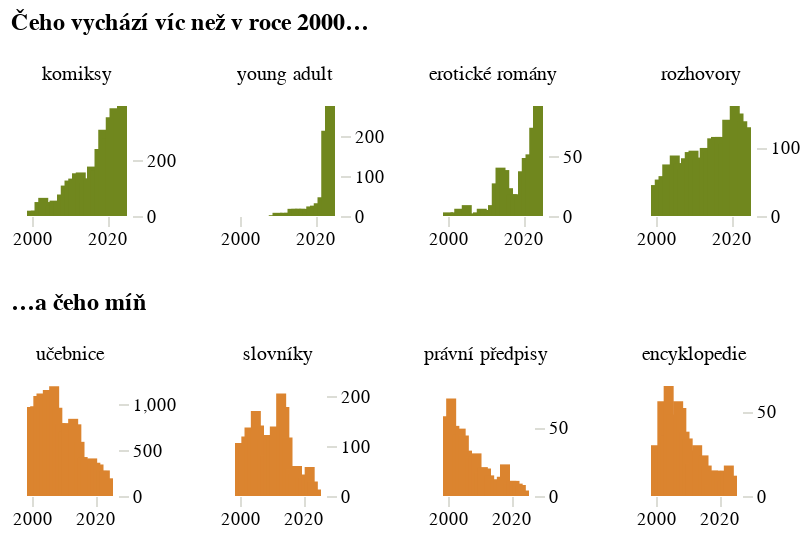

Notebook cell for this chart:
### Code cell
top_graf = alt.Chart(
    alt_friendly(top_data),title="Čeho vychází víc než v roce 2000…", width=55, height=55
).mark_bar(color='#70871E').encode(
    alt.X("rok:T", title=None, axis=alt.Axis(tickCount=1)),
    alt.Y("pocet", title=None, axis=alt.Axis(orient='right', domainOpacity=0, tickColor='#DCDDD6'), scale=alt.Scale(domainMin=0), ),
    alt.Column("zanr", title=None, sort=top,
           header=alt.Header(labelFont='Asap'))
).resolve_axis(y="independent",x="independent").resolve_scale(y="independent")

flop_graf = alt.Chart(
    alt_friendly(flop_data),title="…a čeho míň", width=48, height=55
).mark_bar(color='#DB842F').encode(
    alt.X("rok:T", title=None, axis=alt.Axis(tickCount=1)),
    alt.Y("pocet", title=None, axis=alt.Axis(orient='right', domainOpacity=0, tickColor='#DCDDD6')),
    alt.Column("zanr", title=None,
           header=alt.Header(labelFont='Asap'), sort=flop)
).resolve_axis(y="independent",x="independent").resolve_scale(y="independent")

rozdily_21_stoleti = alt.vconcat(top_graf, flop_graf).configure_view(stroke='transparent').configure_axis(grid=False, domain=False)
rozdily_21_stoleti

### Figure 1 — Vega-Lite specification as saved in the notebook (floating-point values rounded to 4 significant figures)
{"config": {"title": {"font": "Noticia Text", "fontSize": 12, "anchor": "start", "lineHeight": 19, "fontWeight": "bolder", "subtitleFont": "Noticia Text", "subtitleFontSize": 10, "subtitleLineHeight": 15, "subtitlePadding": 10, "dy": -10}, "axis": {"labelFont": "Asap", "titleFont": "Asap", "fontWeight": "lighter", "titleFontWeight": "lighter", "labelFontSize": 9, "titleFontSize": 9, "labelPadding": 2, "titlePadding": 9, "domainOpacity": 0, "tickColor": "#DCDDD6", "domain": false, "grid": false}, "legend": {"labelFont": "Asap", "labelFontWeight": "normal", "titleFont": "Asap", "titleFontWeight": "normal", "labelFontSize": 9, "titleFontSize": 9}, "view": {"stroke": "transparent"}}, "vconcat": [{"data": {"name": "data-7a8348336fa4e022ab41499ccd9f8475"}, "mark": {"type": "bar", "color": "#70871E"}, "encoding": {"column": {"field": "zanr", "header": {"labelFont": "Asap"}, "sort": ["komiksy", "young adult", "erotické romány", "rozhovory"], "title": null, "type": "nominal"}, "x": {"axis": {"tickCount": 1}, "field": "rok", "title": null, "type": "temporal"}, "y": {"axis": {"domainOpacity": 0, "orient": "right", "tickColor": "#DCDDD6"}, "field": "pocet", "scale": {"domainMin": 0}, "title": null, "type": "quantitative"}}, "height": 55, "resolve": {"axis": {"x": "independent", "y": "independent"}, "scale": {"y": "independent"}}, "title": "Čeho vychází víc než v roce 2000…", "width": 55}, {"data": {"name": "data-de27cd140f80687b7c6e950256445ee1"}, "mark": {"type": "bar", "color": "#DB842F"}, "encoding": {"column": {"field": "zanr", "header": {"labelFont": "Asap"}, "sort": ["učebnice", "slovníky", "právní předpisy", "encyklopedie"], "title": null, "type": "nominal"}, "x": {"axis": {"tickCount": 1}, "field": "rok", "title": null, "type": "temporal"}, "y": {"axis": {"domainOpacity": 0, "orient": "right", "tickColor": "#DCDDD6"}, "field": "pocet", "title": null, "type": "quantitative"}}, "height": 55, "resolve": {"axis": {"x": "independent", "y": "independent"}, "scale": {"y": "independent"}}, "title": "…a čeho míň", "width": 48}], "$schema": "https://vega.github.io/schema/vega-lite/v5.8.0.json", "datasets": {"data-7a8348336fa4e022ab41499ccd9f8475": [{"pocet": 19.0, "rok": "2000-01-01T00:00:00", "len_right": 7629, "podil": 0.00249, "zanr": "komiksy"}, {"pocet": 19.0, "rok": "2001-01-01T00:00:00", "len_right": 7757, "podil": 0.002449, "zanr": "komiksy"}, {"pocet": 50.0, "rok": "2002-01-01T00:00:00", "len_right": 7776, "podil": 0.00643, "zanr": "komiksy"}, {"pocet": 65.0, "rok": "2003-01-01T00:00:00", "len_right": 8038, "podil": 0.008087, "zanr": "komiksy"}, {"pocet": 50.0, "rok": "2004-01-01T00:00:00", "len_right": 8477, "podil": 0.005898, "zanr": "komiksy"}, {"pocet": 39.0, "rok": "2005-01-01T00:00:00", "len_right": 8791, "podil": 0.004436, "zanr": "komiksy"}, {"pocet": 55.0, "rok": "2006-01-01T00:00:00", "len_right": 9212, "podil": 0.00597, "zanr": "komiksy"}, {"pocet": 53.0, "rok": "2007-01-01T00:00:00", "len_right": 9446, "podil": 0.005611, "zanr": "komiksy"}, {"pocet": 77.0, "rok": "2008-01-01T00:00:00", "len_right": 9643, "podil": 0.007985, "zanr": "komiksy"}, {"pocet": 109.0, "rok": "2009-01-01T00:00:00", "len_right": 9230, "podil": 0.01181, "zanr": "komiksy"}, {"pocet": 127.0, "rok": "2010-01-01T00:00:00", "len_right": 9538, "podil": 0.01332, "zanr": "komiksy"}, {"pocet": 134.0, "rok": "2011-01-01T00:00:00", "len_right": 9652, "podil": 0.01388, "zanr": "komiksy"}, {"pocet": 153.0, "rok": "2012-01-01T00:00:00", "len_right": 9345, "podil": 0.01637, "zanr": "komiksy"}, {"pocet": 156.0, "rok": "2013-01-01T00:00:00", "len_right": 9541, "podil": 0.01635, "zanr": "komiksy"}, {"pocet": 121.0, "rok": "2014-01-01T00:00:00", "len_right": 9587, "podil": 0.01262, "zanr": "komiksy"}, {"pocet": 135.0, "rok": "2015-01-01T00:00:00", "len_right": 9866, "podil": 0.01368, "zanr": "komiksy"}, {"pocet": 177.0, "rok": "2016-01-01T00:00:00", "len_right": 9386, "podil": 0.01886, "zanr": "komiksy"}, {"pocet": 164.0, "rok": "2017-01-01T00:00:00", "len_right": 9388, "podil": 0.01747, "zanr": "komiksy"}, {"pocet": 240.0, "rok": "2018-01-01T00:00:00", "len_right": 9637, "podil": 0.0249, "zanr": "komiksy"}, {"pocet": 309.0, "rok": "2019-01-01T00:00:00", "len_right": 9326, "podil": 0.03313, "zanr": "komiksy"}, {"pocet": 279.0, "rok": "2020-01-01T00:00:00", "len_right": 8845, "podil": 0.03154, "zanr": "komiksy"}, {"pocet": 354.0, "rok": "2021-01-01T00:00:00", "len_right": 8856, "podil": 0.03997, "zanr": "komiksy"}, {"pocet": 386.0, "rok": "2022-01-01T00:00:00", "len_right": 8682, "podil": 0.04446, "zanr": "komiksy"}, {"pocet": 371.0, "rok": "2023-01-01T00:00:00", "len_right": 8054, "podil": 0.04606, "zanr": "komiksy"}, {"pocet": 394.0, "rok": "2024-01-01T00:00:00", "len_right": 7306, "podil": 0.05393, "zanr": "komiksy"}, {"pocet": null, "rok": "2000-01-01T00:00:00", "len_right": 7629, "podil": null, "zanr": "young adult"}, {"pocet": null, "rok": "2001-01-01T00:00:00", "len_right": 7757, "podil": null, "zanr": "young adult"}, {"pocet": null, "rok": "2002-01-01T00:00:00", "len_right": 7776, "podil": null, "zanr": "young adult"}, {"pocet": null, "rok": "2003-01-01T00:00:00", "len_right": 8038, "podil": null, "zanr": "young adult"}, {"pocet": null, "rok": "2004-01-01T00:00:00", "len_right": 8477, "podil": null, "zanr": "young adult"}, {"pocet": null, "rok": "2005-01-01T00:00:00", "len_right": 8791, "podil": null, "zanr": "young adult"}, {"pocet": null, "rok": "2006-01-01T00:00:00", "len_right": 9212, "podil": null, "zanr": "young adult"}, {"pocet": null, "rok": "2007-01-01T00:00:00", "len_right": 9446, "podil": null, "zanr": "young adult"}, {"pocet": null, "rok": "2008-01-01T00:00:00", "len_right": 9643, "podil": null, "zanr": "young adult"}, {"pocet": 2.0, "rok": "2009-01-01T00:00:00", "len_right": 9230, "podil": 0.0002167, "zanr": "young adult"}, {"pocet": 8.0, "rok": "2010-01-01T00:00:00", "len_right": 9538, "podil": 0.0008388, "zanr": "young adult"}, {"pocet": 4.0, "rok": "2011-01-01T00:00:00", "len_right": 9652, "podil": 0.0004144, "zanr": "young adult"}, {"pocet": 8.0, "rok": "2012-01-01T00:00:00", "len_right": 9345, "podil": 0.0008561, "zanr": "young adult"}, {"pocet": 8.0, "rok": "2013-01-01T00:00:00", "len_right": 9541, "podil": 0.0008385, "zanr": "young adult"}, {"pocet": 18.0, "rok": "2014-01-01T00:00:00", "len_right": 9587, "podil": 0.001878, "zanr": "young adult"}, {"pocet": 18.0, "rok": "2015-01-01T00:00:00", "len_right": 9866, "podil": 0.001824, "zanr": "young adult"}, {"pocet": 18.0, "rok": "2016-01-01T00:00:00", "len_right": 9386, "podil": 0.001918, "zanr": "young adult"}, {"pocet": 18.0, "rok": "2017-01-01T00:00:00", "len_right": 9388, "podil": 0.001917, "zanr": "young adult"}, {"pocet": 16.0, "rok": "2018-01-01T00:00:00", "len_right": 9637, "podil": 0.00166, "zanr": "young adult"}, {"pocet": 24.0, "rok": "2019-01-01T00:00:00", "len_right": 9326, "podil": 0.002573, "zanr": "young adult"}, {"pocet": 26.0, "rok": "2020-01-01T00:00:00", "len_right": 8845, "podil": 0.00294, "zanr": "young adult"}, {"pocet": 32.0, "rok": "2021-01-01T00:00:00", "len_right": 8856, "podil": 0.003613, "zanr": "young adult"}, {"pocet": 47.0, "rok": "2022-01-01T00:00:00", "len_right": 8682, "podil": 0.005413, "zanr": "young adult"}, {"pocet": 214.0, "rok": "2023-01-01T00:00:00", "len_right": 8054, "podil": 0.02657, "zanr": "young adult"}, {"pocet": 276.0, "rok": "2024-01-01T00:00:00", "len_right": 7306, "podil": 0.03778, "zanr": "young adult"}, {"pocet": 3.0, "rok": "2000-01-01T00:00:00", "len_right": 7629, "podil": 0.0003932, "zanr": "erotické romány"}, {"pocet": 1.0, "rok": "2001-01-01T00:00:00", "len_right": 7757, "podil": 0.0001289, "zanr": "erotické romány"}, {"pocet": 3.0, "rok": "2002-01-01T00:00:00", "len_right": 7776, "podil": 0.0003858, "zanr": "erotické romány"}, {"pocet": 6.0, "rok": "2003-01-01T00:00:00", "len_right": 8038, "podil": 0.0007465, "zanr": "erotické romány"}, {"pocet": 5.0, "rok": "2004-01-01T00:00:00", "len_right": 8477, "podil": 0.0005898, "zanr": "erotické romány"}, {"pocet": 9.0, "rok": "2005-01-01T00:00:00", "len_right": 8791, "podil": 0.001024, "zanr": "erotické romány"}, {"pocet": 2.0, "rok": "2006-01-01T00:00:00", "len_right": 9212, "podil": 0.0002171, "zanr": "erotické romány"}, {"pocet": 2.0, "rok": "2007-01-01T00:00:00", "len_right": 9446, "podil": 0.0002117, "zanr": "erotické romány"}, {"pocet": 3.0, "rok": "2008-01-01T00:00:00", "len_right": 9643, "podil": 0.0003111, "zanr": "erotické romány"}, {"pocet": 6.0, "rok": "2009-01-01T00:00:00", "len_right": 9230, "podil": 0.0006501, "zanr": "erotické romány"}, {"pocet": 5.0, "rok": "2010-01-01T00:00:00", "len_right": 9538, "podil": 0.0005242, "zanr": "erotické romány"}, {"pocet": 2.0, "rok": "2011-01-01T00:00:00", "len_right": 9652, "podil": 0.0002072, "zanr": "erotické romány"}, {"pocet": 9.0, "rok": "2012-01-01T00:00:00", "len_right": 9345, "podil": 0.0009631, "zanr": "erotické romány"}, {"pocet": 27.0, "rok": "2013-01-01T00:00:00", "len_right": 9541, "podil": 0.00283, "zanr": "erotické romány"}, {"pocet": 40.0, "rok": "2014-01-01T00:00:00", "len_right": 9587, "podil": 0.004172, "zanr": "erotické romány"}, {"pocet": 38.0, "rok": "2015-01-01T00:00:00", "len_right": 9866, "podil": 0.003852, "zanr": "erotické romány"}, {"pocet": 23.0, "rok": "2016-01-01T00:00:00", "len_right": 9386, "podil": 0.00245, "zanr": "erotické romány"}, {"pocet": 18.0, "rok": "2017-01-01T00:00:00", "len_right": 9388, "podil": 0.001917, "zanr": "erotické romány"}, {"pocet": 18.0, "rok": "2018-01-01T00:00:00", "len_right": 9637, "podil": 0.001868, "zanr": "erotické romány"}, {"pocet": 16.0, "rok": "2019-01-01T00:00:00", "len_right": 9326, "podil": 0.001716, "zanr": "erotické romány"}, {"pocet": 37.0, "rok": "2020-01-01T00:00:00", "len_right": 8845, "podil": 0.004183, "zanr": "erotické romány"}, {"pocet": 48.0, "rok": "2021-01-01T00:00:00", "len_right": 8856, "podil": 0.00542, "zanr": "erotické romány"}, {"pocet": 51.0, "rok": "2022-01-01T00:00:00", "len_right": 8682, "podil": 0.005874, "zanr": "erotické romány"}, {"pocet": 73.0, "rok": "2023-01-01T00:00:00", "len_right": 8054, "podil": 0.009064, "zanr": "erotické romány"}, {"pocet": 91.0, "rok": "2024-01-01T00:00:00", "len_right": 7306, "podil": 0.01246, "zanr": "erotické romány"}, {"pocet": 45.0, "rok": "2000-01-01T00:00:00", "len_right": 7629, "podil": 0.005899, "zanr": "rozhovory"}, {"pocet": 53.0, "rok": "2001-01-01T00:00:00", "len_right": 7757, "podil": 0.006833, "zanr": "rozhovory"}, {"pocet": 58.0, "rok": "2002-01-01T00:00:00", "len_right": 7776, "podil": 0.007459, "zanr": "rozhovory"}, {"pocet": 75.0, "rok": "2003-01-01T00:00:00", "len_right": 8038, "podil": 0.009331, "zanr": "rozhovory"}, {"pocet": 62.0, "rok": "2004-01-01T00:00:00", "len_right": 8477, "podil": 0.007314, "zanr": "rozhovory"}, {"pocet": 88.0, "rok": "2005-01-01T00:00:00", "len_right": 8791, "podil": 0.01001, "zanr": "rozhovory"}, {"pocet": 77.0, "rok": "2006-01-01T00:00:00", "len_right": 9212, "podil": 0.008359, "zanr": "rozhovory"}, {"pocet": 68.0, "rok": "2007-01-01T00:00:00", "len_right": 9446, "podil": 0.007199, "zanr": "rozhovory"}, {"pocet": 84.0, "rok": "2008-01-01T00:00:00", "len_right": 9643, "podil": 0.008711, "zanr": "rozhovory"}, {"pocet": 93.0, "rok": "2009-01-01T00:00:00", "len_right": 9230, "podil": 0.01008, "zanr": "rozhovory"}, {"pocet": 95.0, "rok": "2010-01-01T00:00:00", "len_right": 9538, "podil": 0.00996, "zanr": "rozhovory"}, {"pocet": 84.0, "rok": "2011-01-01T00:00:00", "len_right": 9652, "podil": 0.008703, "zanr": "rozhovory"}, {"pocet": 85.0, "rok": "2012-01-01T00:00:00", "len_right": 9345, "podil": 0.009096, "zanr": "rozhovory"}, {"pocet": 99.0, "rok": "2013-01-01T00:00:00", "len_right": 9541, "podil": 0.01038, "zanr": "rozhovory"}, {"pocet": 94.0, "rok": "2014-01-01T00:00:00", "len_right": 9587, "podil": 0.009805, "zanr": "rozhovory"}, {"pocet": 113.0, "rok": "2015-01-01T00:00:00", "len_right": 9866, "podil": 0.01145, "zanr": "rozhovory"}, {"pocet": 115.0, "rok": "2016-01-01T00:00:00", "len_right": 9386, "podil": 0.01225, "zanr": "rozhovory"}, {"pocet": 115.0, "rok": "2017-01-01T00:00:00", "len_right": 9388, "podil": 0.01225, "zanr": "rozhovory"}, {"pocet": 105.0, "rok": "2018-01-01T00:00:00", "len_right": 9637, "podil": 0.0109, "zanr": "rozhovory"}, {"pocet": 140.0, "rok": "2019-01-01T00:00:00", "len_right": 9326, "podil": 0.01501, "zanr": "rozhovory"}, {"pocet": 126.0, "rok": "2020-01-01T00:00:00", "len_right": 8845, "podil": 0.01425, "zanr": "rozhovory"}, {"pocet": 160.0, "rok": "2021-01-01T00:00:00", "len_right": 8856, "podil": 0.01807, "zanr": "rozhovory"}, {"pocet": 149.0, "rok": "2022-01-01T00:00:00", "len_right": 8682, "podil": 0.01716, "zanr": "rozhovory"}, {"pocet": 138.0, "rok": "2023-01-01T00:00:00", "len_right": 8054, "podil": 0.01713, "zanr": "rozhovory"}, {"pocet": 129.0, "rok": "2024-01-01T00:00:00", "len_right": 7306, "podil": 0.01766, "zanr": "rozhovory"}], "data-de27cd140f80687b7c6e950256445ee1": [{"pocet": 971, "rok": "2000-01-01T00:00:00", "len_right": 7629, "podil": 0.1273, "zanr": "učebnice"}, {"pocet": 979, "rok": "2001-01-01T00:00:00", "len_right": 7757, "podil": 0.1262, "zanr": "učebnice"}, {"pocet": 1090, "rok": "2002-01-01T00:00:00", "len_right": 7776, "podil": 0.1402, "zanr": "učebnice"}, {"pocet": 1119, "rok": "2003-01-01T00:00:00", "len_right": 8038, "podil": 0.1392, "zanr": "učebnice"}, {"pocet": 1065, "rok": "2004-01-01T00:00:00", "len_right": 8477, "podil": 0.1256, "zanr": "učebnice"}, {"pocet": 1157, "rok": "2005-01-01T00:00:00", "len_right": 8791, "podil": 0.1316, "zanr": "učebnice"}, {"pocet": 1059, "rok": "2006-01-01T00:00:00", "len_right": 9212, "podil": 0.115, "zanr": "učebnice"}, {"pocet": 1198, "rok": "2007-01-01T00:00:00", "len_right": 9446, "podil": 0.1268, "zanr": "učebnice"}, {"pocet": 964, "rok": "2008-01-01T00:00:00", "len_right": 9643, "podil": 0.09997, "zanr": "učebnice"}, {"pocet": 793, "rok": "2009-01-01T00:00:00", "len_right": 9230, "podil": 0.08592, "zanr": "učebnice"}, {"pocet": 708, "rok": "2010-01-01T00:00:00", "len_right": 9538, "podil": 0.07423, "zanr": "učebnice"}, {"pocet": 795, "rok": "2011-01-01T00:00:00", "len_right": 9652, "podil": 0.08237, "zanr": "učebnice"}, {"pocet": 679, "rok": "2012-01-01T00:00:00", "len_right": 9345, "podil": 0.07266, "zanr": "učebnice"}, {"pocet": 842, "rok": "2013-01-01T00:00:00", "len_right": 9541, "podil": 0.08825, "zanr": "učebnice"}, {"pocet": 782, "rok": "2014-01-01T00:00:00", "len_right": 9587, "podil": 0.08157, "zanr": "učebnice"}, {"pocet": 591, "rok": "2015-01-01T00:00:00", "len_right": 9866, "podil": 0.0599, "zanr": "učebnice"}, {"pocet": 425, "rok": "2016-01-01T00:00:00", "len_right": 9386, "podil": 0.04528, "zanr": "učebnice"}, {"pocet": 399, "rok": "2017-01-01T00:00:00", "len_right": 9388, "podil": 0.0425, "zanr": "učebnice"}, {"pocet": 372, "rok": "2018-01-01T00:00:00", "len_right": 9637, "podil": 0.0386, "zanr": "učebnice"}, {"pocet": 410, "rok": "2019-01-01T00:00:00", "len_right": 9326, "podil": 0.04396, "zanr": "učebnice"}, {"pocet": 363, "rok": "2020-01-01T00:00:00", "len_right": 8845, "podil": 0.04104, "zanr": "učebnice"}, {"pocet": 344, "rok": "2021-01-01T00:00:00", "len_right": 8856, "podil": 0.03884, "zanr": "učebnice"}, {"pocet": 274, "rok": "2022-01-01T00:00:00", "len_right": 8682, "podil": 0.03156, "zanr": "učebnice"}, {"pocet": 279, "rok": "2023-01-01T00:00:00", "len_right": 8054, "podil": 0.03464, "zanr": "učebnice"}, {"pocet": 193, "rok": "2024-01-01T00:00:00", "len_right": 7306, "podil": 0.02642, "zanr": "učebnice"}, {"pocet": 106, "rok": "2000-01-01T00:00:00", "len_right": 7629, "podil": 0.01389, "zanr": "slovníky"}, {"pocet": 93, "rok": "2001-01-01T00:00:00", "len_right": 7757, "podil": 0.01199, "zanr": "slovníky"}, {"pocet": 119, "rok": "2002-01-01T00:00:00", "len_right": 7776, "podil": 0.0153, "zanr": "slovníky"}, {"pocet": 137, "rok": "2003-01-01T00:00:00", "len_right": 8038, "podil": 0.01704, "zanr": "slovníky"}, {"pocet": 124, "rok": "2004-01-01T00:00:00", "len_right": 8477, "podil": 0.01463, "zanr": "slovníky"}, {"pocet": 170, "rok": "2005-01-01T00:00:00", "len_right": 8791, "podil": 0.01934, "zanr": "slovníky"}, {"pocet": 141, "rok": "2006-01-01T00:00:00", "len_right": 9212, "podil": 0.01531, "zanr": "slovníky"}, {"pocet": 114, "rok": "2007-01-01T00:00:00", "len_right": 9446, "podil": 0.01207, "zanr": "slovníky"}, {"pocet": 81, "rok": "2008-01-01T00:00:00", "len_right": 9643, "podil": 0.0084, "zanr": "slovníky"}, {"pocet": 122, "rok": "2009-01-01T00:00:00", "len_right": 9230, "podil": 0.01322, "zanr": "slovníky"}, {"pocet": 121, "rok": "2010-01-01T00:00:00", "len_right": 9538, "podil": 0.01269, "zanr": "slovníky"}, {"pocet": 139, "rok": "2011-01-01T00:00:00", "len_right": 9652, "podil": 0.0144, "zanr": "slovníky"}, {"pocet": 102, "rok": "2012-01-01T00:00:00", "len_right": 9345, "podil": 0.01091, "zanr": "slovníky"}, {"pocet": 205, "rok": "2013-01-01T00:00:00", "len_right": 9541, "podil": 0.02149, "zanr": "slovníky"}, {"pocet": 178, "rok": "2014-01-01T00:00:00", "len_right": 9587, "podil": 0.01857, "zanr": "slovníky"}, {"pocet": 117, "rok": "2015-01-01T00:00:00", "len_right": 9866, "podil": 0.01186, "zanr": "slovníky"}, {"pocet": 53, "rok": "2016-01-01T00:00:00", "len_right": 9386, "podil": 0.005647, "zanr": "slovníky"}, {"pocet": 46, "rok": "2017-01-01T00:00:00", "len_right": 9388, "podil": 0.0049, "zanr": "slovníky"}, {"pocet": 60, "rok": "2018-01-01T00:00:00", "len_right": 9637, "podil": 0.006226, "zanr": "slovníky"}, {"pocet": 38, "rok": "2019-01-01T00:00:00", "len_right": 9326, "podil": 0.004075, "zanr": "slovníky"}, {"pocet": 37, "rok": "2020-01-01T00:00:00", "len_right": 8845, "podil": 0.004183, "zanr": "slovníky"}, {"pocet": 43, "rok": "2021-01-01T00:00:00", "len_right": 8856, "podil": 0.004855, "zanr": "slovníky"}, {"pocet": 58, "rok": "2022-01-01T00:00:00", "len_right": 8682, "podil": 0.00668, "zanr": "slovníky"}, {"pocet": 29, "rok": "2023-01-01T00:00:00", "len_right": 8054, "podil": 0.003601, "zanr": "slovníky"}, {"pocet": 13, "rok": "2024-01-01T00:00:00", "len_right": 7306, "podil": 0.001779, "zanr": "slovníky"}, {"pocet": 58, "rok": "2000-01-01T00:00:00", "len_right": 7629, "podil": 0.007603, "zanr": "právní předpisy"}, {"pocet": 71, "rok": "2001-01-01T00:00:00", "len_right": 7757, "podil": 0.009153, "zanr": "právní předpisy"}, {"pocet": 51, "rok": "2002-01-01T00:00:00", "len_right": 7776, "podil": 0.006559, "zanr": "právní předpisy"}, {"pocet": 45, "rok": "2003-01-01T00:00:00", "len_right": 8038, "podil": 0.005598, "zanr": "právní předpisy"}, {"pocet": 49, "rok": "2004-01-01T00:00:00", "len_right": 8477, "podil": 0.00578, "zanr": "právní předpisy"}, {"pocet": 44, "rok": "2005-01-01T00:00:00", "len_right": 8791, "podil": 0.005005, "zanr": "právní předpisy"}, {"pocet": 33, "rok": "2006-01-01T00:00:00", "len_right": 9212, "podil": 0.003582, "zanr": "právní předpisy"}, {"pocet": 28, "rok": "2007-01-01T00:00:00", "len_right": 9446, "podil": 0.002964, "zanr": "právní předpisy"}, {"pocet": 29, "rok": "2008-01-01T00:00:00", "len_right": 9643, "podil": 0.003007, "zanr": "právní předpisy"}, {"pocet": 31, "rok": "2009-01-01T00:00:00", "len_right": 9230, "podil": 0.003359, "zanr": "právní předpisy"}, {"pocet": 17, "rok": "2010-01-01T00:00:00", "len_right": 9538, "podil": 0.001782, "zanr": "právní předpisy"}, {"pocet": 21, "rok": "2011-01-01T00:00:00", "len_right": 9652, "podil": 0.002176, "zanr": "právní předpisy"}, {"pocet": 20, "rok": "2012-01-01T00:00:00", "len_right": 9345, "podil": 0.00214, "zanr": "právní předpisy"}, {"pocet": 15, "rok": "2013-01-01T00:00:00", "len_right": 9541, "podil": 0.001572, "zanr": "právní předpisy"}, {"pocet": 12, "rok": "2014-01-01T00:00:00", "len_right": 9587, "podil": 0.001252, "zanr": "právní předpisy"}, {"pocet": 11, "rok": "2015-01-01T00:00:00", "len_right": 9866, "podil": 0.001115, "zanr": "právní předpisy"}, {"pocet": 12, "rok": "2016-01-01T00:00:00", "len_right": 9386, "podil": 0.001278, "zanr": "právní předpisy"}, {"pocet": 14, "rok": "2017-01-01T00:00:00", "len_right": 9388, "podil": 0.001491, "zanr": "právní předpisy"}, {"pocet": 23, "rok": "2018-01-01T00:00:00", "len_right": 9637, "podil": 0.002387, "zanr": "právní předpisy"}, {"pocet": 9, "rok": "2019-01-01T00:00:00", "len_right": 9326, "podil": 0.000965, "zanr": "právní předpisy"}, {"pocet": 11, "rok": "2020-01-01T00:00:00", "len_right": 8845, "podil": 0.001244, "zanr": "právní předpisy"}, {"pocet": 11, "rok": "2021-01-01T00:00:00", "len_right": 8856, "podil": 0.001242, "zanr": "právní předpisy"}, {"pocet": 9, "rok": "2022-01-01T00:00:00", "len_right": 8682, "podil": 0.001037, "zanr": "právní předpisy"}, {"pocet": 8, "rok": "2023-01-01T00:00:00", "len_right": 8054, "podil": 0.0009933, "zanr": "právní předpisy"}, {"pocet": 4, "rok": "2024-01-01T00:00:00", "len_right": 7306, "podil": 0.0005475, "zanr": "právní předpisy"}, {"pocet": 30, "rok": "2000-01-01T00:00:00", "len_right": 7629, "podil": 0.003932, "zanr": "encyklopedie"}, {"pocet": 28, "rok": "2001-01-01T00:00:00", "len_right": 7757, "podil": 0.00361, "zanr": "encyklopedie"}, {"pocet": 56, "rok": "2002-01-01T00:00:00", "len_right": 7776, "podil": 0.007202, "zanr": "encyklopedie"}, {"pocet": 36, "rok": "2003-01-01T00:00:00", "len_right": 8038, "podil": 0.004479, "zanr": "encyklopedie"}, {"pocet": 65, "rok": "2004-01-01T00:00:00", "len_right": 8477, "podil": 0.007668, "zanr": "encyklopedie"}, {"pocet": 48, "rok": "2005-01-01T00:00:00", "len_right": 8791, "podil": 0.00546, "zanr": "encyklopedie"}, {"pocet": 48, "rok": "2006-01-01T00:00:00", "len_right": 9212, "podil": 0.005211, "zanr": "encyklopedie"}, {"pocet": 56, "rok": "2007-01-01T00:00:00", "len_right": 9446, "podil": 0.005928, "zanr": "encyklopedie"}, {"pocet": 52, "rok": "2008-01-01T00:00:00", "len_right": 9643, "podil": 0.005393, "zanr": "encyklopedie"}, {"pocet": 38, "rok": "2009-01-01T00:00:00", "len_right": 9230, "podil": 0.004117, "zanr": "encyklopedie"}, {"pocet": 34, "rok": "2010-01-01T00:00:00", "len_right": 9538, "podil": 0.003565, "zanr": "encyklopedie"}, {"pocet": 19, "rok": "2011-01-01T00:00:00", "len_right": 9652, "podil": 0.001969, "zanr": "encyklopedie"}, {"pocet": 27, "rok": "2012-01-01T00:00:00", "len_right": 9345, "podil": 0.002889, "zanr": "encyklopedie"}, {"pocet": 30, "rok": "2013-01-01T00:00:00", "len_right": 9541, "podil": 0.003144, "zanr": "encyklopedie"}, {"pocet": 15, "rok": "2014-01-01T00:00:00", "len_right": 9587, "podil": 0.001565, "zanr": "encyklopedie"}, {"pocet": 24, "rok": "2015-01-01T00:00:00", "len_right": 9866, "podil": 0.002433, "zanr": "encyklopedie"}, {"pocet": 18, "rok": "2016-01-01T00:00:00", "len_right": 9386, "podil": 0.001918, "zanr": "encyklopedie"}, {"pocet": 6, "rok": "2017-01-01T00:00:00", "len_right": 9388, "podil": 0.0006391, "zanr": "encyklopedie"}, {"pocet": 15, "rok": "2018-01-01T00:00:00", "len_right": 9637, "podil": 0.001557, "zanr": "encyklopedie"}, {"pocet": 15, "rok": "2019-01-01T00:00:00", "len_right": 9326, "podil": 0.001608, "zanr": "encyklopedie"}, {"pocet": 14, "rok": "2020-01-01T00:00:00", "len_right": 8845, "podil": 0.001583, "zanr": "encyklopedie"}, {"pocet": 9, "rok": "2021-01-01T00:00:00", "len_right": 8856, "podil": 0.001016, "zanr": "encyklopedie"}, {"pocet": 15, "rok": "2022-01-01T00:00:00", "len_right": 8682, "podil": 0.001728, "zanr": "encyklopedie"}, {"pocet": 18, "rok": "2023-01-01T00:00:00", "len_right": 8054, "podil": 0.002235, "zanr": "encyklopedie"}, {"pocet": 12, "rok": "2024-01-01T00:00:00", "len_right": 7306, "podil": 0.001642, "zanr": "encyklopedie"}]}}
